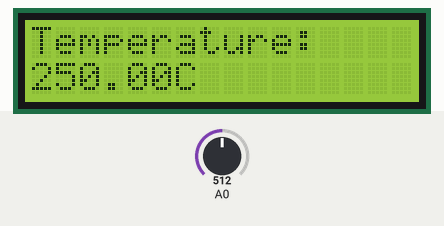
Simulated run of this sketch. Board: Arduino Uno, built with avr-gcc and run on an emulated ATmega328P. Parts: 16×2 character LCD. The test bench sets the inputs (shaded band); at power-on: A0 = 512. What the sketch prints to the serial monitor is not drawn.

Above: at 1.2 s.
1.3 s: A0 set to 716
At 2.4 s:
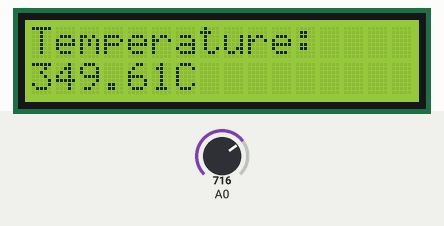
3.5 s: A0 set to 900
At 5.2 s:
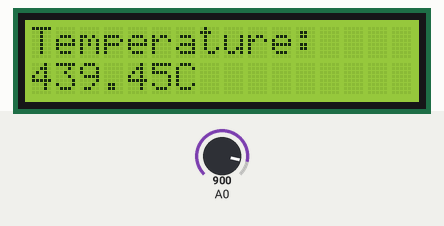
5.5 s: A0 set to 1023
At 7.4 s:
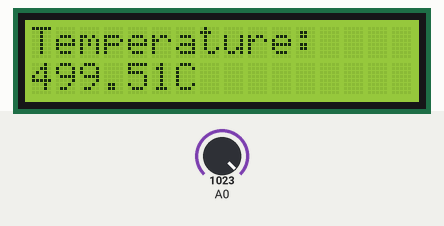
Timing chart, 0 to 8.9 s (numbered marks = the images above; inputs shaded):
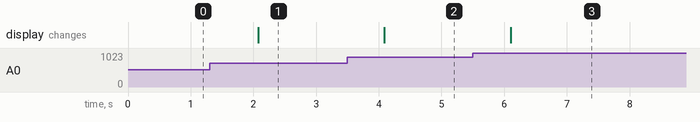

Measured:
- after the input at 1.3 s, the display: changes after 0.78 s (image 1)
- after the input at 3.5 s, the display: changes after 0.59 s (image 2)
- after the input at 5.5 s, the display: changes after 0.60 s (image 3)

The sketch:

Thermostato.ino
```cpp
/*
SparkFun Inventor's Kit
Example sketch 07

TEMPERATURE SENSOR

  Use the "serial monitor" window to read a temperature sensor.

  The TMP36 is an easy-to-use temperature sensor that outputs
  a voltage that's proportional to the ambient temperature.
  You can use it for all kinds of automation tasks where you'd
  like to know or control the temperature of something.

  More information on the sensor is available in the datasheet:
  http://cdn.sparkfun.com/datasheets/Sensors/Temp/TMP35_36_37.pdf

  Even more exciting, we'll start using the Arduino's serial port
  to send data back to your main computer! Up until now, we've
  been limited to using simple LEDs for output. We'll see that
  the Arduino can also easily output all kinds of text and data.

Hardware connections:

  Be careful when installing the temperature sensor, as it is
  almost identical to the transistors! The one you want has
  a triangle logo and "TMP" in very tiny letters. The
  ones you DON'T want will have "222" on them.

  When looking at the flat side of the temperature sensor
  with the pins down, from left to right the pins are:
  5V, SIGNAL, and GND.

  Connect the 5V pin to 5 Volts (5V).
  Connect the SIGNAL pin to ANALOG pin 0.
  Connect the GND pin to ground (GND).

This sketch was written by SparkFun Electronics,
with lots of help from the Arduino community.
This code is completely free for any use.
Visit http://learn.sparkfun.com/products/2 for SIK information.
Visit http://www.arduino.cc to learn about the Arduino.

Version 2.0 6/2012 MDG
*/

// include the library code:
#include <LiquidCrystal.h>

// initialize the library with the numbers of the interface pins
LiquidCrystal LCD(12, 11, 5, 4, 3, 2);

// We'll use analog input 0 to measure the temperature sensor's
// signal pin.

const int temperaturePin = 0;


void setup()
{
  // In this sketch, we'll use the Arduino's serial port
  // to send text back to the main computer. For both sides to
  // communicate properly, they need to be set to the same speed.
  // We use the Serial.begin() function to initialize the port
  // and set the communications speed.

  // The speed is measured in bits per second, also known as
  // "baud rate". 9600 is a very commonly used baud rate,
  // and will transfer about 10 characters per second.

  Serial.begin(9600);

  LCD.begin(16,2);
  LCD.setCursor(0,0);
  LCD.print("Temperature:");
}


void loop()
{
  // Up to now we've only used integer ("int") values in our
  // sketches. Integers are always whole numbers (0, 1, 23, etc.).
  // In this sketch, we'll use floating-point values ("float").
  // Floats can be fractional numbers such as 1.42, 2523.43121, etc.

  // We'll declare three floating-point variables
  // (We can declare multiple variables of the same type on one line:)

  float voltage, degreesC, degreesF;

  // First we'll measure the voltage at the analog pin. Normally
  // we'd use analogRead(), which returns a number from 0 to 1023.
  // Here we've written a function (further down) called
  // getVoltage() that returns the true voltage (0 to 5 Volts)
  // present on an analog input pin.

  voltage = getVoltage(temperaturePin);

  // Now we'll convert the voltage to degrees Celsius.
  // This formula comes from the temperature sensor datasheet:

  degreesC = (voltage) * 100.0;

  // While we're at it, let's convert degrees Celsius to Fahrenheit.
  // This is the classic C to F conversion formula:

  degreesF = degreesC * (9.0/5.0) + 32.0;

  // Now we'll use the serial port to print these values
  // to the serial monitor!

  // To open the serial monitor window, upload your code,
  // then click the "magnifying glass" button at the right edge
  // of the Arduino IDE toolbar. The serial monitor window
  // will open.

  // (NOTE: remember we said that the communication speed
  // must be the same on both sides. Ensure that the baud rate
  // control at the bottom of the window is set to 9600. If it
  // isn't, change it to 9600.)

  // Also note that every time you upload a new sketch to the
  // Arduino, the serial monitor window will close. It does this
  // because the serial port is also used to upload code!
  // When the upload is complete, you can re-open the serial
  // monitor window.

  // To send data from the Arduino to the serial monitor window,
  // we use the Serial.print() function. You can print variables
  // or text (within quotes).

  Serial.print("voltage: ");
  Serial.print(voltage);
  Serial.print("  deg C: ");
  Serial.print(degreesC);
  Serial.print("  deg F: ");
  Serial.println(degreesF);

  // These statements will print lines of data like this:
  // "voltage: 0.73 deg C: 22.75 deg F: 72.96"

  // Note that all of the above statements are "print", except
  // for the last one, which is "println". "Print" will output
  // text to the SAME LINE, similar to building a sentence
  // out of words. "Println" will insert a "carriage return"
  // character at the end of whatever it prints, moving down
  // to the NEXT line.

  LCD.setCursor(0,1);
  LCD.print("                ");
  LCD.setCursor(0,1);
  LCD.print(degreesC);
  LCD.print("C");

  delay(1000); // repeat once per second (change as you wish!)
}


float getVoltage(int pin)
{
  // This function has one input parameter, the analog pin number
  // to read. You might notice that this function does not have
  // "void" in front of it; this is because it returns a floating-
  // point value, which is the true voltage on that pin (0 to 5V).

  // You can write your own functions that take in parameters
  // and return values. Here's how:

    // To take in parameters, put their type and name in the
    // parenthesis after the function name (see above). You can
    // have multiple parameters, separated with commas.

    // To return a value, put the type BEFORE the function name
    // (see "float", above), and use a return() statement in your code
    // to actually return the value (see below).

    // If you don't need to get any parameters, you can just put
    // "()" after the function name.

    // If you don't need to return a value, just write "void" before
    // the function name.

  // Here's the return statement for this function. We're doing
  // all the math we need to do within this statement:

  return (analogRead(pin) * 0.004882814);

  // This equation converts the 0 to 1023 value that analogRead()
  // returns, into a 0.0 to 5.0 value that is the true voltage
  // being read at that pin.
}

// Other things to try with this code:

//   Turn on an LED if the temperature is above or below a value.

//   Read that threshold value from a potentiometer - now you've
//   created a thermostat!
```
